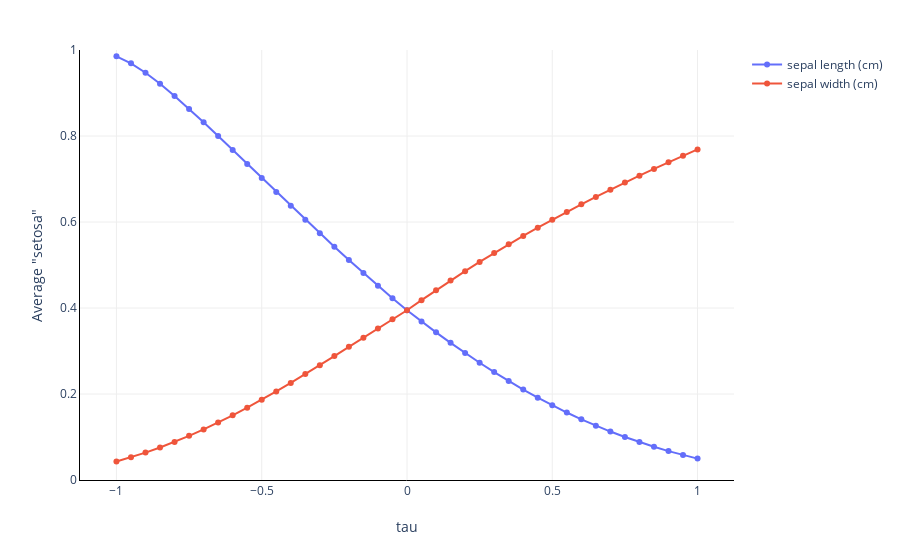

Source (notebook cell):
### Markdown cell above
Two variables, one class.

### Code cell
explainer.plot_bias(
    X_test=X_test[['sepal length (cm)', 'sepal width (cm)']],
    y_pred=y_pred['setosa']
)
